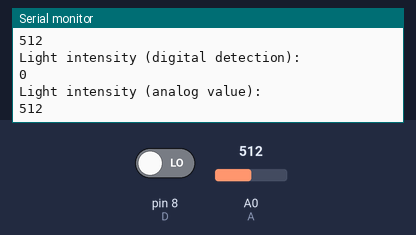
Simulated run of this sketch. Board: Arduino Uno, built with avr-gcc and run on an emulated ATmega328P. On the bench: the last lines printed to the serial monitor. The test bench sets the inputs (shaded band); at power-on: A0 (A) = 512, pin 8 (D) LOW.

Above: at 1.3 s.
1.4 s: A0 (A) set to 716
At 1.9 s:
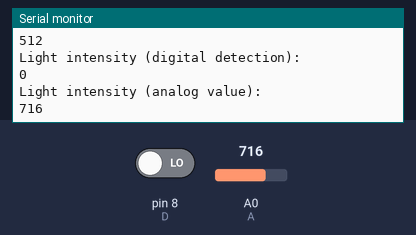
2.9 s: pin 8 (D) driven HIGH
4.4 s: A0 (A) set to 900
At 4.47 s:
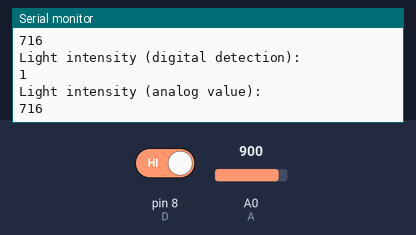
Timing chart, 0 to 7.4 s (numbered marks = the images above; inputs shaded):
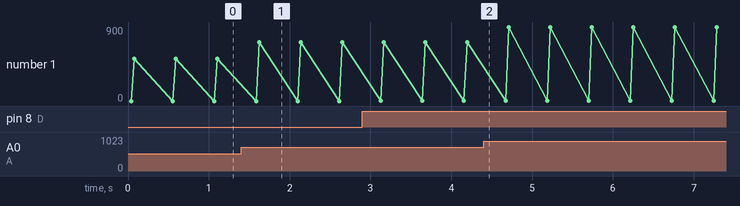

The sketch:

arduino_Light_sensor.ino
```cpp
//Arduino: UUGear Light Sensor Module
//************************************
//Code by: https://github.com/odolezal

//Based on:
//https://create.arduino.cc/projecthub/kiranpaul/light-magic-using-lm393-and-arduino-uno-14eadc
//https://www.instructables.com/id/LDR-Sensor-Module-Users-Manual-V10/

//Vendor site:
//http://www.uugear.com/product/uugear-light-sensor-module-4-wire-with-both-digital-and-analog-output/

//Wires:
// G -> GND.
// V -> 3.3V
// D -> GPIO 8
// A -> A0

// Red LED is power indicator.
//************************************
//Define pins:
const int D = 8; // set digital on GPIO 8
const int A = A0; //set analog on A0

unsigned int analog;
int digital;

void setup() {
  Serial.begin(9600); //initialise serial monitor
  pinMode(D, INPUT); // initialise digital input
  pinMode(A, INPUT); // initialise analog input
}

void loop() {
  analog = analogRead(A);
  digital = digitalRead(D);
  Serial.println("Light intensity (digital detection):");
  Serial.println(digital); // 1 = "dark", 0 = "light" and blue LED on module shine
  Serial.println("Light intensity (analog value):");
  Serial.println(analog); // higher value = "dark", lower value = "light"
  delay(500);
}
```

Measured:
- after the input at 1.4 s, the serial monitor: prints a new line after 0.22 s (image 1)
- plotted number 1: 512 → 716 after the input at 1.4 s
